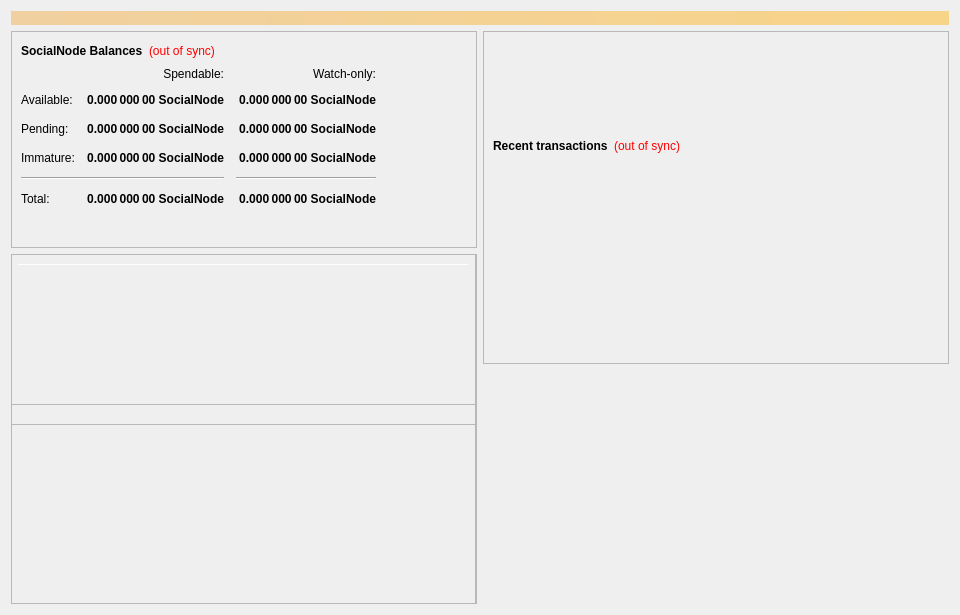
<?xml version="1.0" encoding="UTF-8"?>
<ui version="4.0">
 <class>OverviewPage</class>
 <widget class="QWidget" name="OverviewPage">
  <property name="geometry">
   <rect>
    <x>0</x>
    <y>0</y>
    <width>960</width>
    <height>615</height>
   </rect>
  </property>
  <property name="minimumSize">
   <size>
    <width>960</width>
    <height>0</height>
   </size>
  </property>
  <property name="windowTitle">
   <string>Form</string>
  </property>
  <layout class="QVBoxLayout" name="topLayout">
   <item>
    <widget class="QLabel" name="labelAlerts">
     <property name="visible">
      <bool>false</bool>
     </property>
     <property name="styleSheet">
      <string notr="true">background-color: qlineargradient(x1: 0, y1: 0, x2: 1, y2: 0, stop:0 #F0D0A0, stop:1 #F8D488); color:#000000;</string>
     </property>
     <property name="wordWrap">
      <bool>true</bool>
     </property>
     <property name="margin">
      <number>3</number>
     </property>
    </widget>
   </item>
   <item>
    <layout class="QHBoxLayout" name="horizontalLayout" stretch="1,1">
     <item>
      <layout class="QVBoxLayout" name="verticalLayout_2">
       <item>
        <widget class="QFrame" name="frame">
         <property name="frameShape">
          <enum>QFrame::StyledPanel</enum>
         </property>
         <property name="frameShadow">
          <enum>QFrame::Raised</enum>
         </property>
         <layout class="QVBoxLayout" name="verticalLayout_4">
          <item>
           <layout class="QHBoxLayout" name="horizontalLayout_4">
            <item>
             <widget class="QLabel" name="label_5">
              <property name="font">
               <font>
                <weight>75</weight>
                <bold>true</bold>
               </font>
              </property>
              <property name="text">
               <string>SocialNode Balances</string>
              </property>
             </widget>
            </item>
            <item>
             <widget class="QLabel" name="labelWalletStatus">
              <property name="cursor">
               <cursorShape>WhatsThisCursor</cursorShape>
              </property>
              <property name="toolTip">
               <string>The displayed information may be out of date. Your wallet automatically synchronizes with the SocialNode network after a connection is established, but this process has not completed yet.</string>
              </property>
              <property name="styleSheet">
               <string notr="true">QLabel { color: red; }</string>
              </property>
              <property name="text">
               <string notr="true">(out of sync)</string>
              </property>
              <property name="alignment">
               <set>Qt::AlignLeading|Qt::AlignLeft|Qt::AlignVCenter</set>
              </property>
             </widget>
            </item>
            <item>
             <spacer name="horizontalSpacer_3">
              <property name="orientation">
               <enum>Qt::Horizontal</enum>
              </property>
              <property name="sizeHint" stdset="0">
               <size>
                <width>40</width>
                <height>20</height>
               </size>
              </property>
             </spacer>
            </item>
           </layout>
          </item>
          <item>
           <layout class="QGridLayout" name="gridLayout">
            <property name="spacing">
             <number>12</number>
            </property>
            <item row="2" column="2">
             <widget class="QLabel" name="labelWatchPending">
              <property name="font">
               <font>
                <weight>75</weight>
                <bold>true</bold>
               </font>
              </property>
              <property name="cursor">
               <cursorShape>IBeamCursor</cursorShape>
              </property>
              <property name="toolTip">
               <string>Unconfirmed transactions to watch-only addresses</string>
              </property>
              <property name="text">
               <string notr="true">0.000 000 00 SocialNode</string>
              </property>
              <property name="alignment">
               <set>Qt::AlignRight|Qt::AlignTrailing|Qt::AlignVCenter</set>
              </property>
              <property name="textInteractionFlags">
               <set>Qt::LinksAccessibleByMouse|Qt::TextSelectableByKeyboard|Qt::TextSelectableByMouse</set>
              </property>
             </widget>
            </item>
            <item row="2" column="1">
             <widget class="QLabel" name="labelUnconfirmed">
              <property name="font">
               <font>
                <weight>75</weight>
                <bold>true</bold>
               </font>
              </property>
              <property name="cursor">
               <cursorShape>IBeamCursor</cursorShape>
              </property>
              <property name="toolTip">
               <string>Total of transactions that have yet to be confirmed, and do not yet count toward the spendable balance</string>
              </property>
              <property name="text">
               <string notr="true">0.000 000 00 SocialNode</string>
              </property>
              <property name="alignment">
               <set>Qt::AlignRight|Qt::AlignTrailing|Qt::AlignVCenter</set>
              </property>
              <property name="textInteractionFlags">
               <set>Qt::LinksAccessibleByMouse|Qt::TextSelectableByKeyboard|Qt::TextSelectableByMouse</set>
              </property>
             </widget>
            </item>
            <item row="3" column="2">
             <widget class="QLabel" name="labelWatchImmature">
              <property name="font">
               <font>
                <weight>75</weight>
                <bold>true</bold>
               </font>
              </property>
              <property name="cursor">
               <cursorShape>IBeamCursor</cursorShape>
              </property>
              <property name="toolTip">
               <string>Staked or masternode rewards in watch-only addresses that has not yet matured</string>
              </property>
              <property name="text">
               <string notr="true">0.000 000 00 SocialNode</string>
              </property>
              <property name="alignment">
               <set>Qt::AlignRight|Qt::AlignTrailing|Qt::AlignVCenter</set>
              </property>
              <property name="textInteractionFlags">
               <set>Qt::LinksAccessibleByMouse|Qt::TextSelectableByKeyboard|Qt::TextSelectableByMouse</set>
              </property>
             </widget>
            </item>
            <item row="4" column="0" colspan="2">
             <widget class="Line" name="lineSpendableBalance">
              <property name="orientation">
               <enum>Qt::Horizontal</enum>
              </property>
             </widget>
            </item>
            <item row="4" column="2">
             <widget class="Line" name="lineWatchBalance">
              <property name="sizePolicy">
               <sizepolicy hsizetype="Preferred" vsizetype="Fixed">
                <horstretch>0</horstretch>
                <verstretch>0</verstretch>
               </sizepolicy>
              </property>
              <property name="minimumSize">
               <size>
                <width>140</width>
                <height>0</height>
               </size>
              </property>
              <property name="orientation">
               <enum>Qt::Horizontal</enum>
              </property>
             </widget>
            </item>
            <item row="5" column="0">
             <widget class="QLabel" name="labelTotalText">
              <property name="text">
               <string>Total:</string>
              </property>
             </widget>
            </item>
            <item row="3" column="1">
             <widget class="QLabel" name="labelImmature">
              <property name="font">
               <font>
                <weight>75</weight>
                <bold>true</bold>
               </font>
              </property>
              <property name="cursor">
               <cursorShape>IBeamCursor</cursorShape>
              </property>
              <property name="toolTip">
               <string>Staked or masternode rewards that has not yet matured</string>
              </property>
              <property name="text">
               <string notr="true">0.000 000 00 SocialNode</string>
              </property>
              <property name="alignment">
               <set>Qt::AlignRight|Qt::AlignTrailing|Qt::AlignVCenter</set>
              </property>
              <property name="textInteractionFlags">
               <set>Qt::LinksAccessibleByMouse|Qt::TextSelectableByKeyboard|Qt::TextSelectableByMouse</set>
              </property>
             </widget>
            </item>
            <item row="2" column="3">
             <spacer name="horizontalSpacer_2">
              <property name="orientation">
               <enum>Qt::Horizontal</enum>
              </property>
              <property name="sizeHint" stdset="0">
               <size>
                <width>40</width>
                <height>20</height>
               </size>
              </property>
             </spacer>
            </item>
            <item row="3" column="0">
             <widget class="QLabel" name="labelImmatureText">
              <property name="text">
               <string>Immature:</string>
              </property>
             </widget>
            </item>
            <item row="5" column="1">
             <widget class="QLabel" name="labelTotal">
              <property name="font">
               <font>
                <weight>75</weight>
                <bold>true</bold>
               </font>
              </property>
              <property name="cursor">
               <cursorShape>IBeamCursor</cursorShape>
              </property>
              <property name="toolTip">
               <string>Your current total balance</string>
              </property>
              <property name="text">
               <string notr="true">0.000 000 00 SocialNode</string>
              </property>
              <property name="alignment">
               <set>Qt::AlignRight|Qt::AlignTrailing|Qt::AlignVCenter</set>
              </property>
              <property name="textInteractionFlags">
               <set>Qt::LinksAccessibleByMouse|Qt::TextSelectableByKeyboard|Qt::TextSelectableByMouse</set>
              </property>
             </widget>
            </item>
            <item row="5" column="2">
             <widget class="QLabel" name="labelWatchTotal">
              <property name="font">
               <font>
                <weight>75</weight>
                <bold>true</bold>
               </font>
              </property>
              <property name="cursor">
               <cursorShape>IBeamCursor</cursorShape>
              </property>
              <property name="toolTip">
               <string>Current total balance in watch-only addresses</string>
              </property>
              <property name="text">
               <string notr="true">0.000 000 00 SocialNode</string>
              </property>
              <property name="alignment">
               <set>Qt::AlignRight|Qt::AlignTrailing|Qt::AlignVCenter</set>
              </property>
              <property name="textInteractionFlags">
               <set>Qt::LinksAccessibleByMouse|Qt::TextSelectableByKeyboard|Qt::TextSelectableByMouse</set>
              </property>
             </widget>
            </item>
            <item row="0" column="2">
             <widget class="QLabel" name="labelWatchonly">
              <property name="text">
               <string>Watch-only:</string>
              </property>
              <property name="alignment">
               <set>Qt::AlignRight|Qt::AlignTrailing|Qt::AlignVCenter</set>
              </property>
             </widget>
            </item>
            <item row="1" column="0">
             <widget class="QLabel" name="labelBalanceText">
              <property name="text">
               <string>Available:</string>
              </property>
             </widget>
            </item>
            <item row="1" column="1">
             <widget class="QLabel" name="labelBalance">
              <property name="font">
               <font>
                <weight>75</weight>
                <bold>true</bold>
               </font>
              </property>
              <property name="cursor">
               <cursorShape>IBeamCursor</cursorShape>
              </property>
              <property name="toolTip">
               <string>Your current spendable balance</string>
              </property>
              <property name="text">
               <string notr="true">0.000 000 00 SocialNode</string>
              </property>
              <property name="alignment">
               <set>Qt::AlignRight|Qt::AlignTrailing|Qt::AlignVCenter</set>
              </property>
              <property name="textInteractionFlags">
               <set>Qt::LinksAccessibleByMouse|Qt::TextSelectableByKeyboard|Qt::TextSelectableByMouse</set>
              </property>
             </widget>
            </item>
            <item row="1" column="2">
             <widget class="QLabel" name="labelWatchAvailable">
              <property name="font">
               <font>
                <weight>75</weight>
                <bold>true</bold>
               </font>
              </property>
              <property name="cursor">
               <cursorShape>IBeamCursor</cursorShape>
              </property>
              <property name="toolTip">
               <string>Your current balance in watch-only addresses</string>
              </property>
              <property name="text">
               <string notr="true">0.000 000 00 SocialNode</string>
              </property>
              <property name="alignment">
               <set>Qt::AlignRight|Qt::AlignTrailing|Qt::AlignVCenter</set>
              </property>
              <property name="textInteractionFlags">
               <set>Qt::LinksAccessibleByMouse|Qt::TextSelectableByKeyboard|Qt::TextSelectableByMouse</set>
              </property>
             </widget>
            </item>
            <item row="2" column="0">
             <widget class="QLabel" name="labelPendingText">
              <property name="text">
               <string>Pending:</string>
              </property>
             </widget>
            </item>
            <item row="0" column="1">
             <widget class="QLabel" name="labelSpendable">
              <property name="text">
               <string>Spendable:</string>
              </property>
              <property name="alignment">
               <set>Qt::AlignRight|Qt::AlignTrailing|Qt::AlignVCenter</set>
              </property>
             </widget>
            </item>
           </layout>
          </item>
          <item>
           <spacer name="verticalSpacer_4">
            <property name="orientation">
             <enum>Qt::Vertical</enum>
            </property>
            <property name="sizeHint" stdset="0">
             <size>
              <width>20</width>
              <height>40</height>
             </size>
            </property>
           </spacer>
          </item>
         </layout>
        </widget>
       </item>
       <item>
        <widget class="QFrame" name="frameObfuscation">
         <property name="minimumSize">
          <size>
           <width>0</width>
           <height>350</height>
          </size>
         </property>
         <property name="layoutDirection">
          <enum>Qt::LeftToRight</enum>
         </property>
         <property name="frameShape">
          <enum>QFrame::StyledPanel</enum>
         </property>
         <property name="frameShadow">
          <enum>QFrame::Raised</enum>
         </property>
         <widget class="QPushButton" name="runAutoDenom">
          <property name="geometry">
           <rect>
            <x>251</x>
            <y>17</y>
            <width>1</width>
            <height>1</height>
           </rect>
          </property>
          <property name="palette">
           <palette>
            <active>
             <colorrole role="WindowText">
              <brush brushstyle="SolidPattern">
               <color alpha="255">
                <red>0</red>
                <green>0</green>
                <blue>0</blue>
               </color>
              </brush>
             </colorrole>
             <colorrole role="Button">
              <brush brushstyle="SolidPattern">
               <color alpha="255">
                <red>239</red>
                <green>238</green>
                <blue>238</blue>
               </color>
              </brush>
             </colorrole>
             <colorrole role="Light">
              <brush brushstyle="SolidPattern">
               <color alpha="255">
                <red>255</red>
                <green>255</green>
                <blue>255</blue>
               </color>
              </brush>
             </colorrole>
             <colorrole role="Midlight">
              <brush brushstyle="SolidPattern">
               <color alpha="255">
                <red>247</red>
                <green>246</green>
                <blue>246</blue>
               </color>
              </brush>
             </colorrole>
             <colorrole role="Dark">
              <brush brushstyle="SolidPattern">
               <color alpha="255">
                <red>119</red>
                <green>119</green>
                <blue>119</blue>
               </color>
              </brush>
             </colorrole>
             <colorrole role="Mid">
              <brush brushstyle="SolidPattern">
               <color alpha="255">
                <red>159</red>
                <green>159</green>
                <blue>159</blue>
               </color>
              </brush>
             </colorrole>
             <colorrole role="Text">
              <brush brushstyle="SolidPattern">
               <color alpha="255">
                <red>0</red>
                <green>0</green>
                <blue>0</blue>
               </color>
              </brush>
             </colorrole>
             <colorrole role="BrightText">
              <brush brushstyle="SolidPattern">
               <color alpha="255">
                <red>255</red>
                <green>255</green>
                <blue>255</blue>
               </color>
              </brush>
             </colorrole>
             <colorrole role="ButtonText">
              <brush brushstyle="SolidPattern">
               <color alpha="255">
                <red>0</red>
                <green>0</green>
                <blue>0</blue>
               </color>
              </brush>
             </colorrole>
             <colorrole role="Base">
              <brush brushstyle="SolidPattern">
               <color alpha="255">
                <red>255</red>
                <green>255</green>
                <blue>255</blue>
               </color>
              </brush>
             </colorrole>
             <colorrole role="Window">
              <brush brushstyle="SolidPattern">
               <color alpha="255">
                <red>239</red>
                <green>238</green>
                <blue>238</blue>
               </color>
              </brush>
             </colorrole>
             <colorrole role="Shadow">
              <brush brushstyle="SolidPattern">
               <color alpha="255">
                <red>0</red>
                <green>0</green>
                <blue>0</blue>
               </color>
              </brush>
             </colorrole>
             <colorrole role="AlternateBase">
              <brush brushstyle="SolidPattern">
               <color alpha="255">
                <red>247</red>
                <green>246</green>
                <blue>246</blue>
               </color>
              </brush>
             </colorrole>
             <colorrole role="ToolTipBase">
              <brush brushstyle="SolidPattern">
               <color alpha="255">
                <red>255</red>
                <green>255</green>
                <blue>220</blue>
               </color>
              </brush>
             </colorrole>
             <colorrole role="ToolTipText">
              <brush brushstyle="SolidPattern">
               <color alpha="255">
                <red>0</red>
                <green>0</green>
                <blue>0</blue>
               </color>
              </brush>
             </colorrole>
            </active>
            <inactive>
             <colorrole role="WindowText">
              <brush brushstyle="SolidPattern">
               <color alpha="255">
                <red>0</red>
                <green>0</green>
                <blue>0</blue>
               </color>
              </brush>
             </colorrole>
             <colorrole role="Button">
              <brush brushstyle="SolidPattern">
               <color alpha="255">
                <red>239</red>
                <green>238</green>
                <blue>238</blue>
               </color>
              </brush>
             </colorrole>
             <colorrole role="Light">
              <brush brushstyle="SolidPattern">
               <color alpha="255">
                <red>255</red>
                <green>255</green>
                <blue>255</blue>
               </color>
              </brush>
             </colorrole>
             <colorrole role="Midlight">
              <brush brushstyle="SolidPattern">
               <color alpha="255">
                <red>247</red>
                <green>246</green>
                <blue>246</blue>
               </color>
              </brush>
             </colorrole>
             <colorrole role="Dark">
              <brush brushstyle="SolidPattern">
               <color alpha="255">
                <red>119</red>
                <green>119</green>
                <blue>119</blue>
               </color>
              </brush>
             </colorrole>
             <colorrole role="Mid">
              <brush brushstyle="SolidPattern">
               <color alpha="255">
                <red>159</red>
                <green>159</green>
                <blue>159</blue>
               </color>
              </brush>
             </colorrole>
             <colorrole role="Text">
              <brush brushstyle="SolidPattern">
               <color alpha="255">
                <red>0</red>
                <green>0</green>
                <blue>0</blue>
               </color>
              </brush>
             </colorrole>
             <colorrole role="BrightText">
              <brush brushstyle="SolidPattern">
               <color alpha="255">
                <red>255</red>
                <green>255</green>
                <blue>255</blue>
               </color>
              </brush>
             </colorrole>
             <colorrole role="ButtonText">
              <brush brushstyle="SolidPattern">
               <color alpha="255">
                <red>0</red>
                <green>0</green>
                <blue>0</blue>
               </color>
              </brush>
             </colorrole>
             <colorrole role="Base">
              <brush brushstyle="SolidPattern">
               <color alpha="255">
                <red>255</red>
                <green>255</green>
                <blue>255</blue>
               </color>
              </brush>
             </colorrole>
             <colorrole role="Window">
              <brush brushstyle="SolidPattern">
               <color alpha="255">
                <red>239</red>
                <green>238</green>
                <blue>238</blue>
               </color>
              </brush>
             </colorrole>
             <colorrole role="Shadow">
              <brush brushstyle="SolidPattern">
               <color alpha="255">
                <red>0</red>
                <green>0</green>
                <blue>0</blue>
               </color>
              </brush>
             </colorrole>
             <colorrole role="AlternateBase">
              <brush brushstyle="SolidPattern">
               <color alpha="255">
                <red>247</red>
                <green>246</green>
                <blue>246</blue>
               </color>
              </brush>
             </colorrole>
             <colorrole role="ToolTipBase">
              <brush brushstyle="SolidPattern">
               <color alpha="255">
                <red>255</red>
                <green>255</green>
                <blue>220</blue>
               </color>
              </brush>
             </colorrole>
             <colorrole role="ToolTipText">
              <brush brushstyle="SolidPattern">
               <color alpha="255">
                <red>0</red>
                <green>0</green>
                <blue>0</blue>
               </color>
              </brush>
             </colorrole>
            </inactive>
            <disabled>
             <colorrole role="WindowText">
              <brush brushstyle="SolidPattern">
               <color alpha="255">
                <red>119</red>
                <green>119</green>
                <blue>119</blue>
               </color>
              </brush>
             </colorrole>
             <colorrole role="Button">
              <brush brushstyle="SolidPattern">
               <color alpha="255">
                <red>239</red>
                <green>238</green>
                <blue>238</blue>
               </color>
              </brush>
             </colorrole>
             <colorrole role="Light">
              <brush brushstyle="SolidPattern">
               <color alpha="255">
                <red>255</red>
                <green>255</green>
                <blue>255</blue>
               </color>
              </brush>
             </colorrole>
             <colorrole role="Midlight">
              <brush brushstyle="SolidPattern">
               <color alpha="255">
                <red>247</red>
                <green>246</green>
                <blue>246</blue>
               </color>
              </brush>
             </colorrole>
             <colorrole role="Dark">
              <brush brushstyle="SolidPattern">
               <color alpha="255">
                <red>119</red>
                <green>119</green>
                <blue>119</blue>
               </color>
              </brush>
             </colorrole>
             <colorrole role="Mid">
              <brush brushstyle="SolidPattern">
               <color alpha="255">
                <red>159</red>
                <green>159</green>
                <blue>159</blue>
               </color>
              </brush>
             </colorrole>
             <colorrole role="Text">
              <brush brushstyle="SolidPattern">
               <color alpha="255">
                <red>119</red>
                <green>119</green>
                <blue>119</blue>
               </color>
              </brush>
             </colorrole>
             <colorrole role="BrightText">
              <brush brushstyle="SolidPattern">
               <color alpha="255">
                <red>255</red>
                <green>255</green>
                <blue>255</blue>
               </color>
              </brush>
             </colorrole>
             <colorrole role="ButtonText">
              <brush brushstyle="SolidPattern">
               <color alpha="255">
                <red>119</red>
                <green>119</green>
                <blue>119</blue>
               </color>
              </brush>
             </colorrole>
             <colorrole role="Base">
              <brush brushstyle="SolidPattern">
               <color alpha="255">
                <red>239</red>
                <green>238</green>
                <blue>238</blue>
               </color>
              </brush>
             </colorrole>
             <colorrole role="Window">
              <brush brushstyle="SolidPattern">
               <color alpha="255">
                <red>239</red>
                <green>238</green>
                <blue>238</blue>
               </color>
              </brush>
             </colorrole>
             <colorrole role="Shadow">
              <brush brushstyle="SolidPattern">
               <color alpha="255">
                <red>0</red>
                <green>0</green>
                <blue>0</blue>
               </color>
              </brush>
             </colorrole>
             <colorrole role="AlternateBase">
              <brush brushstyle="SolidPattern">
               <color alpha="255">
                <red>239</red>
                <green>238</green>
                <blue>238</blue>
               </color>
              </brush>
             </colorrole>
             <colorrole role="ToolTipBase">
              <brush brushstyle="SolidPattern">
               <color alpha="255">
                <red>255</red>
                <green>255</green>
                <blue>220</blue>
               </color>
              </brush>
             </colorrole>
             <colorrole role="ToolTipText">
              <brush brushstyle="SolidPattern">
               <color alpha="255">
                <red>0</red>
                <green>0</green>
                <blue>0</blue>
               </color>
              </brush>
             </colorrole>
            </disabled>
           </palette>
          </property>
          <property name="focusPolicy">
           <enum>Qt::NoFocus</enum>
          </property>
          <property name="autoFillBackground">
           <bool>true</bool>
          </property>
          <property name="text">
           <string/>
          </property>
          <property name="flat">
           <bool>true</bool>
          </property>
         </widget>
         <widget class="Line" name="line">
          <property name="geometry">
           <rect>
            <x>7</x>
            <y>10</y>
            <width>451</width>
            <height>1</height>
           </rect>
          </property>
          <property name="orientation">
           <enum>Qt::Horizontal</enum>
          </property>
         </widget>
         <widget class="QFrame" name="frame_3">
          <property name="geometry">
           <rect>
            <x>0</x>
            <y>150</y>
            <width>465</width>
            <height>201</height>
           </rect>
          </property>
          <property name="frameShape">
           <enum>QFrame::StyledPanel</enum>
          </property>
          <property name="frameShadow">
           <enum>QFrame::Raised</enum>
          </property>
         </widget>
         <widget class="QFrame" name="frame_4">
          <property name="geometry">
           <rect>
            <x>0</x>
            <y>0</y>
            <width>465</width>
            <height>171</height>
           </rect>
          </property>
          <property name="frameShape">
           <enum>QFrame::StyledPanel</enum>
          </property>
          <property name="frameShadow">
           <enum>QFrame::Raised</enum>
          </property>
         </widget>
        </widget>
       </item>
      </layout>
     </item>
     <item>
      <layout class="QVBoxLayout" name="verticalLayout_3">
       <item>
        <widget class="QFrame" name="frame_2">
         <property name="frameShape">
          <enum>QFrame::StyledPanel</enum>
         </property>
         <property name="frameShadow">
          <enum>QFrame::Raised</enum>
         </property>
         <layout class="QVBoxLayout" name="verticalLayout">
          <item>
           <spacer name="verticalSpacer_3">
            <property name="orientation">
             <enum>Qt::Vertical</enum>
            </property>
            <property name="sizeType">
             <enum>QSizePolicy::Fixed</enum>
            </property>
            <property name="sizeHint" stdset="0">
             <size>
              <width>20</width>
              <height>75</height>
             </size>
            </property>
           </spacer>
          </item>
          <item>
           <widget class="QLabel" name="labelOverviewHeaderRight">
           </widget>
          </item>
          <item>
           <layout class="QHBoxLayout" name="horizontalLayout_2">
            <item>
             <widget class="QLabel" name="label_4">
              <property name="font">
               <font>
                <weight>75</weight>
                <bold>true</bold>
               </font>
              </property>
              <property name="text">
               <string>Recent transactions</string>
              </property>
             </widget>
            </item>
            <item>
             <widget class="QLabel" name="labelTransactionsStatus">
              <property name="cursor">
               <cursorShape>WhatsThisCursor</cursorShape>
              </property>
              <property name="toolTip">
               <string>The displayed information may be out of date. Your wallet automatically synchronizes with the SocialNode network after a connection is established, but this process has not completed yet.</string>
              </property>
              <property name="styleSheet">
               <string notr="true">QLabel { color: red; }</string>
              </property>
              <property name="text">
               <string notr="true">(out of sync)</string>
              </property>
              <property name="alignment">
               <set>Qt::AlignRight|Qt::AlignTrailing|Qt::AlignVCenter</set>
              </property>
             </widget>
            </item>
            <item>
             <spacer name="horizontalSpacer">
              <property name="orientation">
               <enum>Qt::Horizontal</enum>
              </property>
              <property name="sizeHint" stdset="0">
               <size>
                <width>40</width>
                <height>20</height>
               </size>
              </property>
             </spacer>
            </item>
           </layout>
          </item>
          <item>
           <widget class="QListView" name="listTransactions">
            <property name="styleSheet">
             <string notr="true">QListView { background: transparent; }</string>
            </property>
            <property name="frameShape">
             <enum>QFrame::NoFrame</enum>
            </property>
            <property name="verticalScrollBarPolicy">
             <enum>Qt::ScrollBarAlwaysOff</enum>
            </property>
            <property name="horizontalScrollBarPolicy">
             <enum>Qt::ScrollBarAlwaysOff</enum>
            </property>
            <property name="selectionMode">
             <enum>QAbstractItemView::NoSelection</enum>
            </property>
           </widget>
          </item>
         </layout>
        </widget>
       </item>
       <item>
        <spacer name="verticalSpacer_2">
         <property name="orientation">
          <enum>Qt::Vertical</enum>
         </property>
         <property name="sizeType">
          <enum>QSizePolicy::Expanding</enum>
         </property>
         <property name="sizeHint" stdset="0">
          <size>
           <width>20</width>
           <height>40</height>
          </size>
         </property>
        </spacer>
       </item>
      </layout>
     </item>
    </layout>
   </item>
  </layout>
 </widget>
 <resources/>
 <connections/>
</ui>
